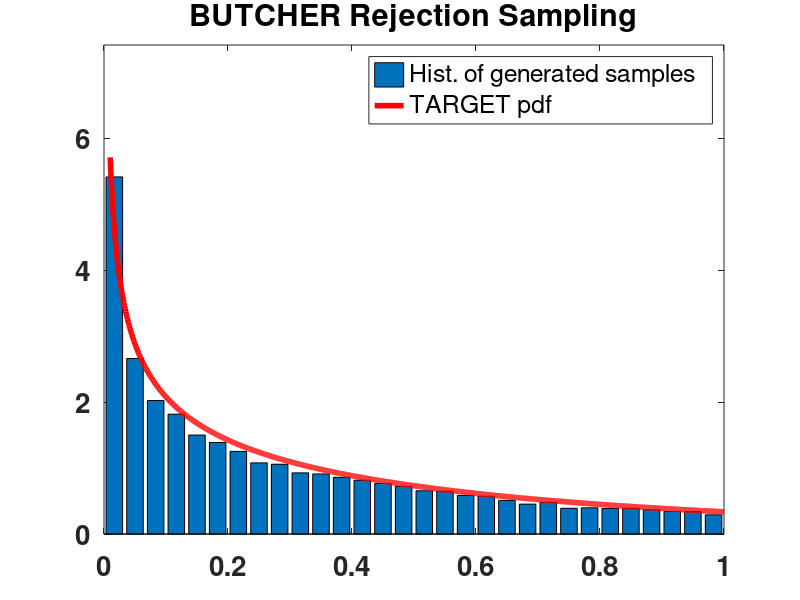

The MATLAB script that drew this image:
%%%%%%%%%%%%%%%%%%%%%%%%%%%%%%%%%%%%%%%%%%%%%%%%%%%%%%%%%%%%%%%%%%%%%%%%
%%%% DRAWING N_samples SAMPLES for a Gamma PDF restricted in [0,1],
%%%% via Rejection Sampling  (BUTCHER's VERSION)
%%%%%%%%%%%%%%%%%%%%%%%%%%%%%%%%%%%%%%%%%%%%%%%%%%%%%%%%%%%%%%%%%%%%%%%%
clear all
close all
clc
%%%%%%%%%%%
N_samples=20000; %%%% number of desired samples 
disp('-------------------------------------------------------------------------------------------')
disp(['DRAWING N_samples = ',num2str(N_samples),' SAMPLES for a Gamma PDF restricted in [0,1]'])
disp('via BUTCHER Rejection Sampling')
disp('-------------------------------------------------------------------------------------------')
disp(' ')
%%%%
a=0.6; %%%% a>0 
%%%%%%
disp('-------------------------------------------------------------------------------------------')
disp(' ')
disp('TARGET PDF x^(a-1)*exp(-x) with x \in [0,1]')
disp(['with a = ',num2str(a)])
disp('-------------------------------------------------------------------------------------------')
disp(' ')
Tar=@(x) x.^(a-1).*exp(-x);
%%%%%%%%%%%%%%%%%%%%%%%%%%
%%%% START             %%%
%%%%%%%%%%%%%%%%%%%%%%%%%%
x=[]; %%% vector of accepted samples 
count_acc_samples=0; %%% counting samples iterations 
t=0; %%% counting total iterations 
%%%%%%
while count_acc_samples<N_samples 
   t=t+1; 
   %%%%%%%%%%%%%%%%%%%%%%%%%%%%%%%%%%%%%% 
   %%%% DRAWING A SAMPLE FROM a*x^(a-1) 
   u1=rand(1,1);
   x_pr=u1^(1/a);
   %%%%%%%%%%%%%%%%%%%%%%%%%%%%%%%%%%%%%%
   %%%%%% BUTCHER's RS TEST %%%%%%%%%%%%%
   u2=rand(1,1);
   if u2<=exp(-x_pr)
       x(count_acc_samples+1)=x_pr;
       count_acc_samples=count_acc_samples+1;
   end
end %%%% END MAIN LOOP (WHILE)
%%%%%%%%%
AR=count_acc_samples/t; %%% Acceptance Rate in this run
disp(['Acceptance Rate in this run : ',num2str(AR)])
%%%%%%%%%%%%%%%%%%%%%%%%%%%%%%%%%%%%%%%%%%%%%%%%%%%%%%%%%%%%%%%%%%%%%%%%%%%
%%% POSSIBLE PLOT
plotyes=1;
if plotyes==1
    close all
    hold on
    [e,b]=hist(x,30);
    Zbar=sum(e*(b(2)-b(1)));
    hold on
    set(gca,'FontWeight','Bold','FontSize',20)
    box on
    bar(b,1/Zbar*e)
    step1=0.001;
    x1=0.01:step1:1;
    Z=sum(Tar(x1)*step1);
    plot(x1,(1/Z)*Tar(x1),'r','LineWidth',4)
    legend('Hist. of generated samples','TARGET pdf')
    axis([0 1 0 max(1/Zbar*e)+2])
    title('BUTCHER Rejection Sampling')
end


